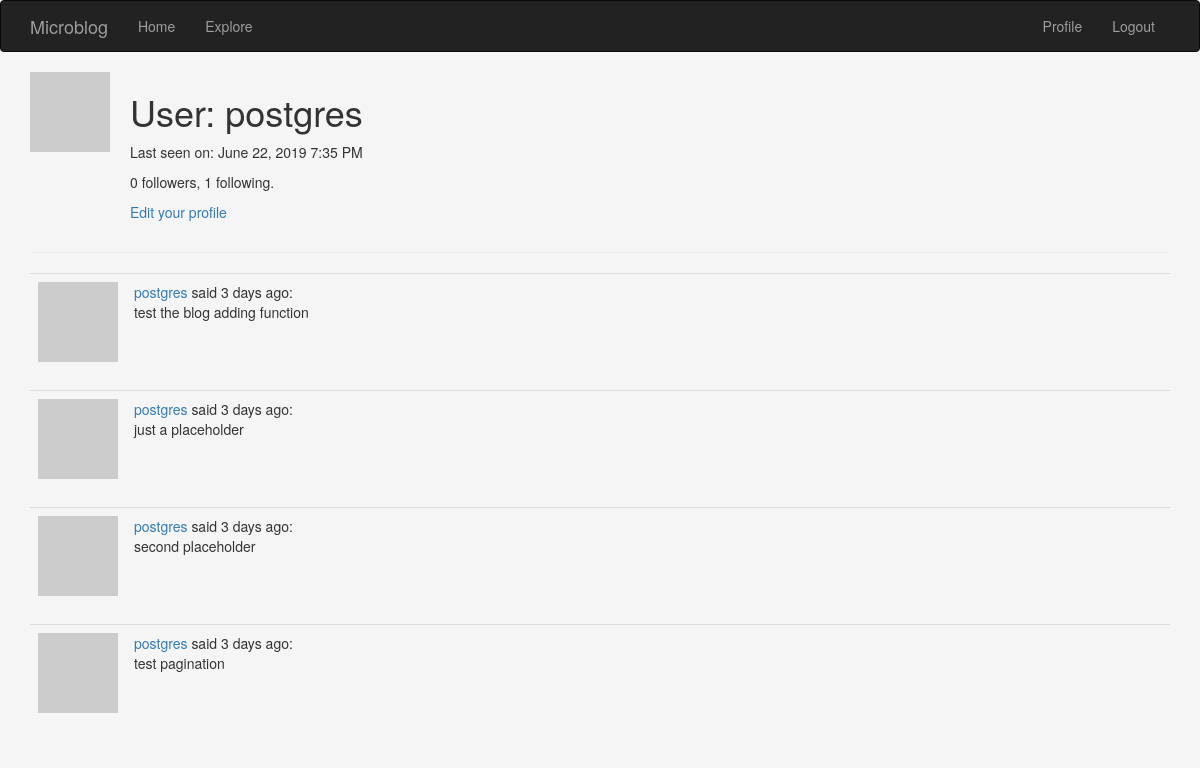
The app's page /user/postgres (signed in), older data.
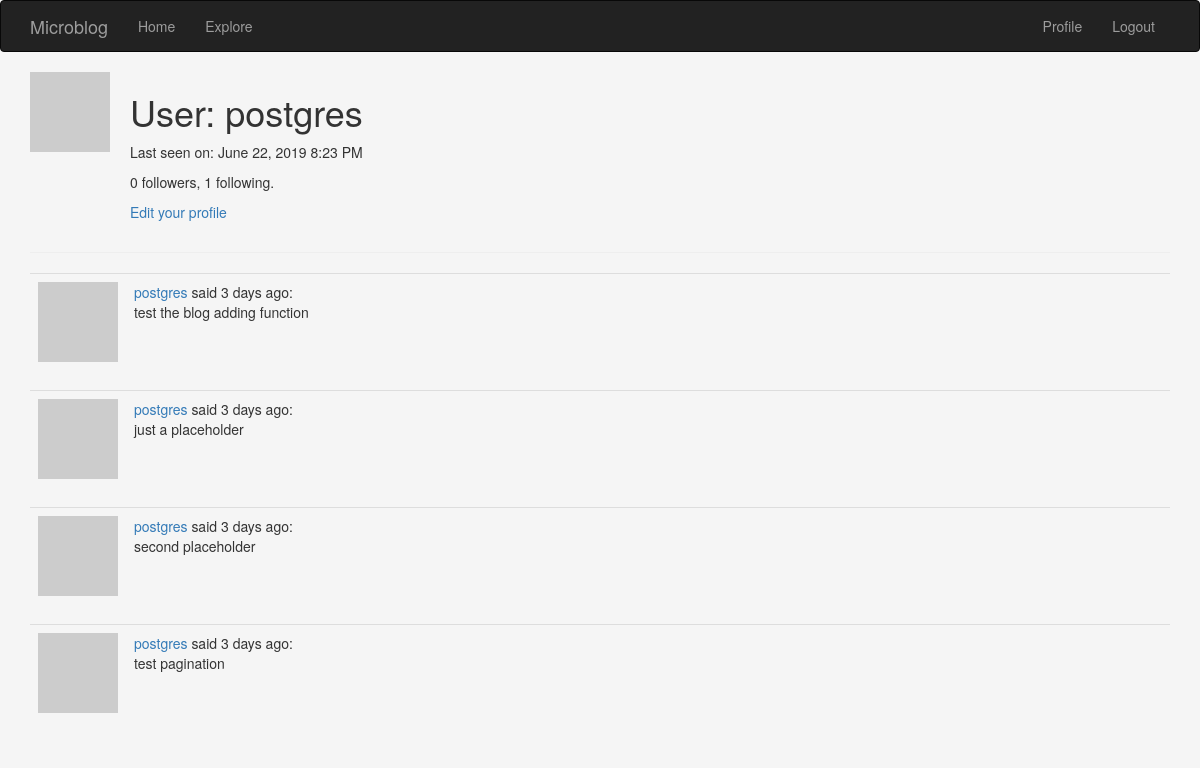
The same page, newer data.
### server/models.py (models this page shows, shortened)
class User(UserMixin, db.Model):
    id = db.Column(db.Integer, primary_key=True)
    username = db.Column(db.String(64), index=True, unique=True, nullable=False)
    email = db.Column(db.String(128), index=True, unique=True, nullable=False)
    password_hash = db.Column(db.String(128), nullable=False)
    posts = db.relationship('Post', backref='author', lazy='dynamic') # 'Post'= reference to a class not yet created
    about_me = db.Column(db.String(256), nullable=True)
    last_seen  =db.Column(db.DateTime, default=datetime.utcnow)
    followed = db.relationship(
        'User', secondary=followers,
        primaryjoin=(followers.c.follower_id == id),
        secondaryjoin=(followers.c.followed_id == id),
        backref=db.backref('followers', lazy='dynamic'), lazy='dynamic')
    def avatar(self,size):
        digest = md5(self.email.lower().encode('utf-8')).hexdigest()
        return  f'https://www.gravatar.com/avatar/{digest}?d=identicon&s={size}'

class Post(db.Model):
    id = db.Column(db.Integer, primary_key=True)
    body = db.Column(db.String(140), nullable=False)
    timestamp = db.Column(db.DateTime, index=True, default=datetime.utcnow)
    user_id = db.Column(db.Integer, db.ForeignKey('user.id'),nullable=False)

### server/routes.py (the view)
@app.route('/user/<username>')
@login_required
def user(username):
    user = User.query.filter_by(username = username).first_or_404()
    posts = current_user.posts
    return render_template('user.html',posts = posts , user =user)

### server/models.py (called while the page is built)
@login.user_loader
def load_user(id):
    return User.query.get(int(id))

### server/routes.py (called while the page is built)
@app.before_request
def before_request():
    if current_user.is_authenticated:
        current_user.last_seen = datetime.utcnow()
        db.session.commit()

### templates/user.html (shortened to what this page needs)
{% extends "navbar.html" %}
{% block app_content %}
    <table>
        <tr valign="top">
            <td style="padding-right: 20px"><img src="{{ user.avatar(128) }}"></td>
            <td>
                <h1>User: {{ user.username }}</h1>
                {% if user.last_seen %}<p>Last seen on: {{ moment(user.last_seen).format('LLL') }}</p>{% endif %}
                <p>{{ user.followers.count() }} followers, {{ user.followed.count() }} following.</p>
                {% if user == current_user %}
                    <p><a href="{{ url_for('edit_profile') }}">Edit your profile</a></p>
                {% elif not current_user.is_following(user) %}
                    <p><a href="{{ url_for('follow', username=user.username) }}">Follow</a></p>
                {% else %}
                    <p><a href="{{ url_for('unfollow', username=user.username) }}">Unfollow</a></p>
                {% endif %}
            </td>
        </tr>
    </table>
    <hr>
    {% for post in posts %}
        {% include '_post.html' %}
    {% endfor %}
{% endblock %}

### templates/navbar.html (shortened to what this page needs)
{% extends 'bootstrap/base.html' %}
{% block navbar %}
    <nav class="navbar navbar-inverse">
        <div class="container">
            <div class="navbar-header">
                <a class="navbar-brand" href="{{ url_for('index') }}">Microblog</a>
            </div>
            <div class="collapse navbar-collapse" id="bs-example-navbar-collapse-1">
                <ul class="nav navbar-nav">
                    <li><a href="{{ url_for('index') }}">Home</a></li>
                    <li><a href="{{ url_for('explore') }}">Explore</a></li>
                </ul>
                <ul class="nav navbar-nav navbar-right">
                    {% if current_user.is_anonymous %}
                        <li><a href="{{ url_for('login') }}">Login</a></li>
                    {% else %}
                        <li><a href="{{ url_for('user', username=current_user.username) }}">Profile</a></li>
                        <li><a href="{{ url_for('logout') }}">Logout</a></li>
                    {% endif %}
                </ul>
            </div>
        </div>
    </nav>
{% endblock %}
{% block content %}
    <div class="container">
        {% block app_content %}{% endblock %}
    </div>
{% endblock %}

### templates/_post.html
  <table class="table table-hover">
        <tr>
            <td width="70px">
                <a class="text-danger", href="{{ url_for('user', username=post.author.username) }}">
                    <img src="{{ post.author.avatar(70) }}" />
                </a>
            </td>
            <td>
                <a  href="{{ url_for('user', username=post.author.username) }}">
                    {{ post.author.username }}
                </a>
                said {{ moment(post.timestamp).fromNow() }}:
                <br>
                {{ post.body }}
            </td>
        </tr>
    </table>

### templates/navbar.html (style rules this page uses)
body { background: whitesmoke !important; }

Row changes from the older to the newer data that the page shows:
changed User "postgres": last_seen "June 22, 2019 7:35 PM" → "June 22, 2019 8:23 PM"
